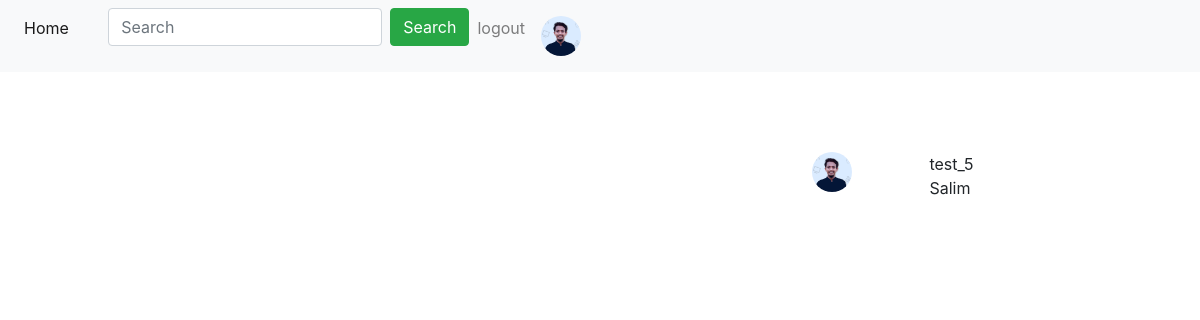
Page /post/ (signed in) on the earlier database version.
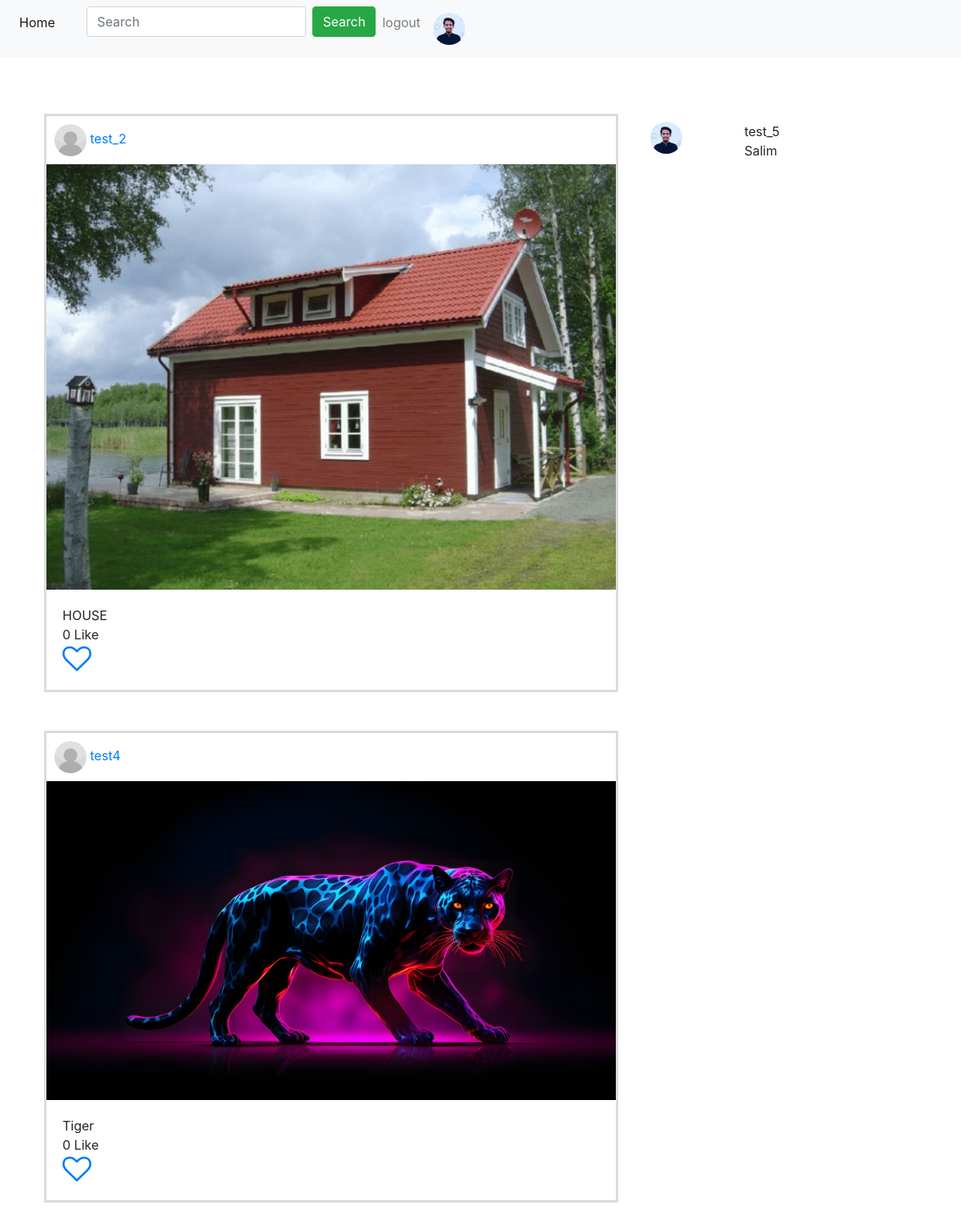
Same page on the later database version.
### App_Login/models.py (models this page shows)
class UserProfile(models.Model):
    user = models.OneToOneField(User, on_delete=models.CASCADE, related_name='user_profile')
    profile_pic = models.ImageField(upload_to='profile_pics', blank=True)
    description = models.TextField(blank=True)
    full_name = models.CharField(max_length=264, blank=True)
    dob = models.DateField(blank=True, null=True)
    website = models.URLField(blank=True)
    facebook = models.URLField(blank=True)

### App_Posts/models.py (models this page shows)
class Posts(models.Model):
    author = models.ForeignKey(User, on_delete=models.CASCADE, related_name='post')
    image = models.ImageField(upload_to='post_images')
    caption = models.CharField(max_length=264, blank=True)
    upload_date = models.DateTimeField(auto_now_add=True)
    upload_date = models.DateTimeField(auto_now=True)
    class Meta:
        ordering = ['-upload_date']

### App_Posts/views.py (the view)
# urls.py: path('', views.home, name='home'),
@login_required
def home(request):
    following_list =Follow.objects.filter(follower=request.user)
    postss = Posts.objects.filter(author__in=following_list.values_list('following'))
    liked_post = Like.objects.filter(user=request.user)
    liked_post_list = liked_post.values_list('post', flat=True)
    if request.method == 'GET':
        search = request.GET.get('search', '')
        result = User.objects.filter(username__icontains=search)
    return render(request, 'App_Posts/home.html', context={'title':'Home', 'search':search, 'result':result, 'following_list':following_list, 'postss':postss, 'liked_post_list':liked_post_list})

### templates/App_Posts/home.html (shortened to what this page needs)
{% extends "navbar.html" %}
{% load crispy_forms_tags %}
{% block body_block %}
{% if search %}
    {% for user in result %}
    <div class="row container">
        <div class="col-sm-2 ">
            {% if user.user_profile.profile_pic %}
            <img src="/media/{{user.user_profile.profile_pic}}" alt="" width="70px" height="70px" class="rounded-circle">
            {% else %}
            <img src="/media/default.jpg" class="rounded-circle" width="70px" height="70px">
            {% endif %}
            {% comment %} <img src="/media/{{user.user_profile.profile_pic}}" width="50px" height="50px" class="rounded-circle"> {% endcomment %}
        </div>
        <div class="col-sm-10">
            <a href="{% url 'App_Login:user' username=user.username %}"> {{user.username}} </a>
            <br>
            {{user.user_profile.full_name}}
        </div>
    </div>
    <hr>
    {% endfor %}
{% else %}
<div class="row">
    <div class="col-sm-8">
    {% for post in postss %}
    <div style="border: solid #dbdbdb;">
        <div style="padding: 10px;">
            {% if post.author.user_profile.profile_pic %}
            <img style="border: solid #000;" src="/media/{{post.author.user_profile.profile_pic}}" alt="" width="45px" height="45px" class="rounded-circle">
            {% else %}
            <img src="/media/default.jpg" class="rounded-circle" width="40px" height="40px">
            {% endif %}
        <a href="{% url 'App_Login:user' username=post.author %}">{{post.author}}</a>
        </div>
        <img src="/media/{{post.image}}" width="100%">
        <div style="padding: 20px">
            {{post.caption}} <br>
            {{ post.liked_posts.count }} <span>Like</span> <br>
            {% if post.pk in liked_post_list %}
            <a href="{% url 'App_Posts:unliked' pk=post.pk %}"><i class="fa fa-heart" style="font-size: 36px;"></i></a>
            {% else %}
            <a href="{% url 'App_Posts:liked' pk=post.pk %}"><i class="fa fa-heart-o" style="font-size: 36px;"></i></a>
            {% endif %}
        </div>
    </div>
    <br>
    <br>
    {% endfor %}
    </div>
    <div class="col-sm-4">
        <div class="row">
            <div class="col-sm-4">
            {% if user.user_profile.profile_pic %}
            <img src="/media/{{user.user_profile.profile_pic}}" width="40px" height="40px" class="rounded-circle">
            {% else %}
            <img src="/media/default.jpg" class="rounded-circle" width="40px" height="40px">
            {% endif %}
            </div>
            <div class="col-sm-8">
                {{user.username}}
                <br>
                {{user.user_profile.full_name}}
            </div>
        </div>
    </div>
</div>
{% endif %}
{% endblock %}

### templates/navbar.html (shortened to what this page needs)
<!DOCTYPE html>
<html lang="en">
  <head>
    <link rel="stylesheet" href="https://cdn.jsdelivr.net/npm/bootstrap@4.4.1/dist/css/bootstrap.min.css" />
    <link rel="stylesheet" href="https://cdnjs.cloudflare.com/ajax/libs/font-awesome/4.7.0/css/font-awesome.min.css">
  </head>
  <body>
    <nav class="navbar navbar-expand-lg navbar-light bg-light">
      <div class="collapse navbar-collapse" id="navbarNavDropdown">
        <ul class="navbar-nav">
          <li class="nav-item active">
            <a class="nav-link" href="{% url 'App_Posts:home' %}">Home</a>
          </li>
          <li class="nav-item search">
            <form class="form-inline" method="GET" >
              <input class="form-control mr-sm-2" type="text" name="search" placeholder="Search">
              <button class="btn btn-success" type="submit">Search</button>
            </form>
          </li>
          <li class="nav-item ">
            <a class="nav-link" href="{% url 'App_Login:logout' %}">logout</a>
          </li>
          <li class="nav-item ">
            {% if user.user_profile.profile_pic %}
            <a class="nav-link" href="{% url 'App_Login:profile' %}"><img src="/media/{{user.user_profile.profile_pic}}" alt="" width="40px" height="40px" class="rounded-circle"></a>
            {% else %}
            <a class="nav-link" href="{% url 'App_Login:profile' %}"><img src="/media/default.jpg" class="rounded-circle" width="40px" height="40px"></a>
            {% endif %}
          </li>
        </ul>
      </div>
    </nav>
    <div class="container" style="padding-top: 60px;">
      {% block body_block %}
      {% endblock %}
    </div>
  </body>
</html>

Differences in the rows shown:
added Posts: author "test_2", image (picture), caption "HOUSE", liked_posts.count "0"
added Posts: author "test4", image (picture), caption "Tiger", liked_posts.count "0"
